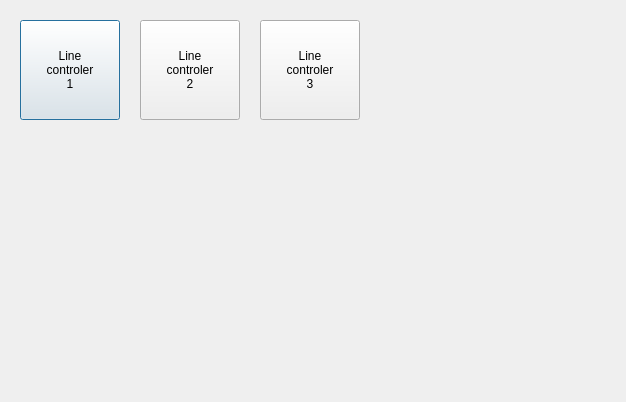
<?xml version="1.0" encoding="UTF-8"?>
<ui version="4.0">
 <class>CDeviceDialog</class>
 <widget class="QDialog" name="CDeviceDialog">
  <property name="geometry">
   <rect>
    <x>0</x>
    <y>0</y>
    <width>626</width>
    <height>402</height>
   </rect>
  </property>
  <property name="windowTitle">
   <string>Dialog</string>
  </property>
  <widget class="QPushButton" name="pushButton">
   <property name="geometry">
    <rect>
     <x>20</x>
     <y>20</y>
     <width>100</width>
     <height>100</height>
    </rect>
   </property>
   <property name="minimumSize">
    <size>
     <width>100</width>
     <height>100</height>
    </size>
   </property>
   <property name="text">
    <string>Line
controler
1</string>
   </property>
   <property name="flat">
    <bool>false</bool>
   </property>
  </widget>
  <widget class="QPushButton" name="pushButton_2">
   <property name="geometry">
    <rect>
     <x>140</x>
     <y>20</y>
     <width>100</width>
     <height>100</height>
    </rect>
   </property>
   <property name="minimumSize">
    <size>
     <width>100</width>
     <height>100</height>
    </size>
   </property>
   <property name="text">
    <string>Line
controler
2</string>
   </property>
   <property name="flat">
    <bool>false</bool>
   </property>
  </widget>
  <widget class="QPushButton" name="pushButton_3">
   <property name="geometry">
    <rect>
     <x>260</x>
     <y>20</y>
     <width>100</width>
     <height>100</height>
    </rect>
   </property>
   <property name="minimumSize">
    <size>
     <width>100</width>
     <height>100</height>
    </size>
   </property>
   <property name="text">
    <string>Line
controler
3</string>
   </property>
   <property name="flat">
    <bool>false</bool>
   </property>
  </widget>
 </widget>
 <resources/>
 <connections/>
</ui>
